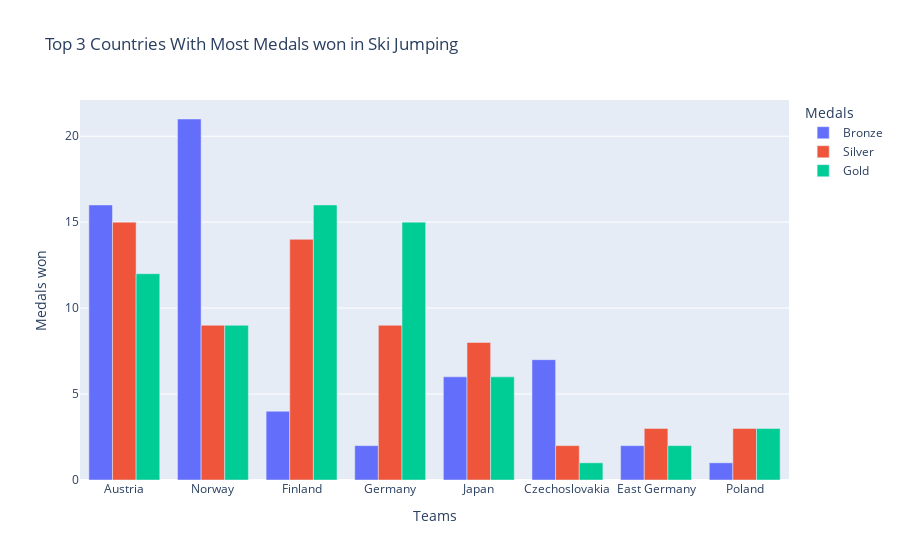

Here is the notebook cell this chart was saved with:
### Code cell
def medal_distribution_per_sport(sport, df):

    ski_jumping = df[(df["Sport"] == sport)]

    bronze_ski_jumping = ski_jumping[(ski_jumping["Medal"] == "Bronze")]
    silver_ski_jumping = ski_jumping[(ski_jumping["Medal"] == "Silver")]
    gold_ski_jumping = ski_jumping[(ski_jumping["Medal"] == "Gold")]

    bronze_ski_jumping = (
        bronze_ski_jumping.groupby(["Team"])["Medal"]
        .count()
        .reset_index(name="Bronze") # new name for medal column
        .sort_values(["Bronze"], ascending=False)
    )

    silver_ski_jumping = (
        silver_ski_jumping.groupby(["Team"])["Medal"]
        .count()
        .reset_index(name="Silver") # new name for medal column
        .sort_values(["Silver"], ascending=False)
    )

    gold_ski_jumping = (
        gold_ski_jumping.groupby(["Team"])["Medal"]
        .count()
        .reset_index(name="Gold") # new name for medal column
        .sort_values(["Gold"], ascending=False)
    )

    medal_total = [bronze_ski_jumping, silver_ski_jumping, gold_ski_jumping]
    # Added a lambda function in order to merge 3 dataframes with only needed columns
    df_final = ft.reduce(lambda left, right: pd.merge(left, right), medal_total)
    # Creates a sum column with total medal sum, only for sorting purpose
    df_final['Sum'] = df_final.sum(axis=1)
    # sort by 'sum' column - highest to lowest
    df_final.sort_values(by='Sum', ascending=False, inplace=True)

    labels_skiing = {
        "value": "Medals won",
        "variable": "Medals",
        "x": "Teams",
    }

    sublabels_skiing = {
        "wide_variable_0": "Bronze",
        "wide_variable_1": "Silver",
        "wide_variable_2": "Gold",
    }

    fig = px.bar(
        x=df_final["Team"],
        y=[df_final["Bronze"],df_final["Silver"], df_final["Gold"]],
        barmode="group",  # groups the bars next to eachother instead of stacking on eachother
        labels=labels_skiing,
        title=f'Top 3 Countries With Most Medals won in {sport}',
    )
    newnames = sublabels_skiing
    # To be able to change the sub titles for 'Antal doser' without changing the data source,
    # you can switch the legendgroups name with a dict and map it onto existing subtitle names.
    # I had to do this since I couldn't change it through 'labels=' like the other titles
    # source: https://stackoverflow.com/questions/64371174/plotly-how-to-change-variable-label-names-for-the-legend-in-a-plotly-express-li
    fig.for_each_trace(lambda t: t.update(name=newnames[t.name]))

    return fig

medal_distribution_per_sport("Ski Jumping", athlete_events)

### Figure 1 — Plotly figure (JSON) as saved in the notebook; plotly's stock layout.template omitted (floating-point values rounded to 4 significant figures)
{"data": [{"alignmentgroup": "True", "hovertemplate": "Medals=wide_variable_0<br>Teams=%{x}<br>Medals won=%{y}<extra></extra>", "legendgroup": "wide_variable_0", "marker": {"color": "#636efa", "pattern": {"shape": ""}}, "name": "Bronze", "offsetgroup": "wide_variable_0", "orientation": "v", "showlegend": true, "textposition": "auto", "type": "bar", "x": ["Austria", "Norway", "Finland", "Germany", "Japan", "Czechoslovakia", "East Germany", "Poland"], "xaxis": "x", "y": [16, 21, 4, 2, 6, 7, 2, 1], "yaxis": "y"}, {"alignmentgroup": "True", "hovertemplate": "Medals=wide_variable_1<br>Teams=%{x}<br>Medals won=%{y}<extra></extra>", "legendgroup": "wide_variable_1", "marker": {"color": "#EF553B", "pattern": {"shape": ""}}, "name": "Silver", "offsetgroup": "wide_variable_1", "orientation": "v", "showlegend": true, "textposition": "auto", "type": "bar", "x": ["Austria", "Norway", "Finland", "Germany", "Japan", "Czechoslovakia", "East Germany", "Poland"], "xaxis": "x", "y": [15, 9, 14, 9, 8, 2, 3, 3], "yaxis": "y"}, {"alignmentgroup": "True", "hovertemplate": "Medals=wide_variable_2<br>Teams=%{x}<br>Medals won=%{y}<extra></extra>", "legendgroup": "wide_variable_2", "marker": {"color": "#00cc96", "pattern": {"shape": ""}}, "name": "Gold", "offsetgroup": "wide_variable_2", "orientation": "v", "showlegend": true, "textposition": "auto", "type": "bar", "x": ["Austria", "Norway", "Finland", "Germany", "Japan", "Czechoslovakia", "East Germany", "Poland"], "xaxis": "x", "y": [12, 9, 16, 15, 6, 1, 2, 3], "yaxis": "y"}], "layout": {"barmode": "group", "legend": {"title": {"text": "Medals"}, "tracegroupgap": 0}, "title": {"text": "Top 3 Countries With Most Medals won in Ski Jumping"}, "xaxis": {"anchor": "y", "domain": [0, 1], "title": {"text": "Teams"}}, "yaxis": {"anchor": "x", "domain": [0, 1], "title": {"text": "Medals won"}}}}
